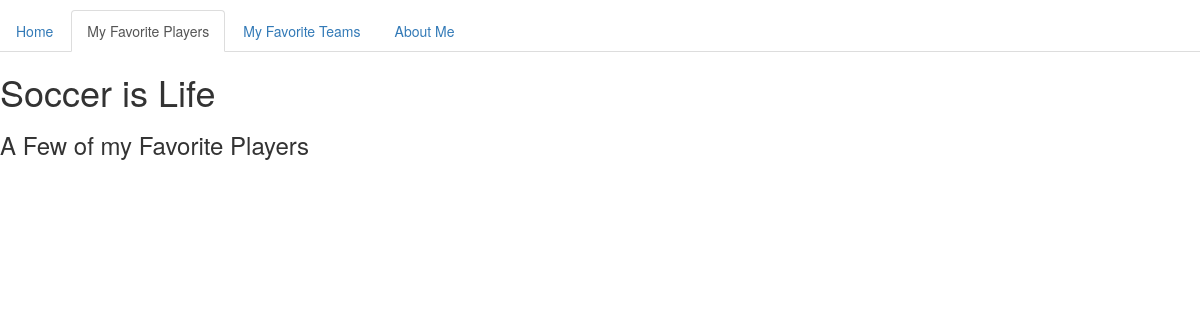
The app's page /favorite_players/, older data.
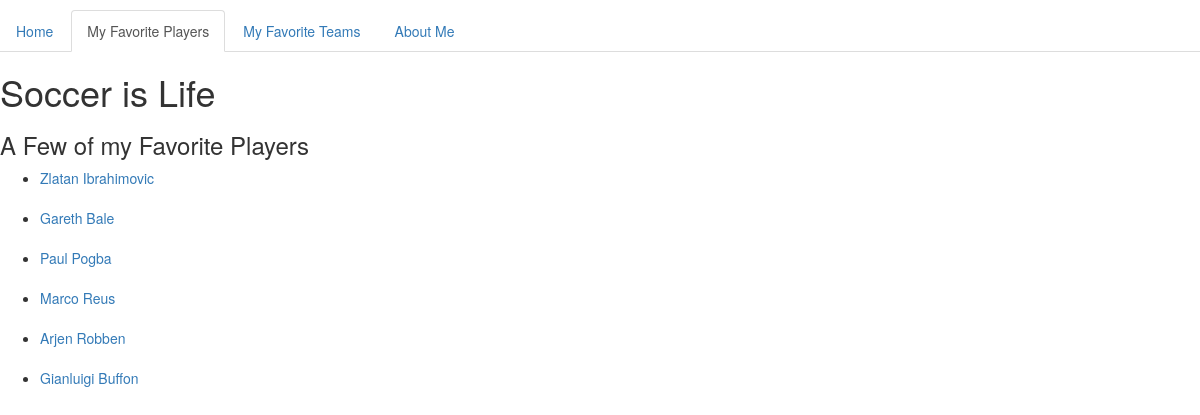
The same page, newer data.
### app/models.py (models this page shows, shortened)
class Player(models.Model):
    name = models.CharField(max_length=50)
    age = models.IntegerField()
    number = models.IntegerField()
    position = models.CharField(max_length=50)
    team = models.ForeignKey(Team)

### app/views.py (the view)
# urls.py: url(r'^favorite_players/$', favorite_players_view, name="favorite_players"),
def favorite_players_view(request):
    context = {
        "fav_players": Player.objects.all()
    }
    return render(request, "favorite_players.html", context)

### templates/favorite_players.html (shortened to what this page needs)
<!DOCTYPE html>
<html>
  <head>
    <link rel="stylesheet" href="https://maxcdn.bootstrapcdn.com/bootstrap/3.3.7/css/bootstrap.min.css">
  </head>
  <body>
    <header>
      <p>
        <ul class="nav nav-tabs">
          <li role="presentation"><a href="{% url 'index_view' %}">Home</a></li>
          <li role="presentation" class="active"><a href="{% url 'favorite_players' %}">My Favorite Players</a></li>
          <li role="presentation"><a href="{% url 'teams_view' %}">My Favorite Teams</a></li>
          <li role="presentation"><a href="{% url 'about_me' %}">About Me</a></li>
        </ul>
      </p>
      <h1>Soccer is Life</h1>
    </header>
    <h3>A Few of my Favorite Players</h3>
    <ul>
      {% for row in fav_players %}
        <li><a href="{% url 'player_view' row.id %}">{{ row.name }}</a></li><br>
      {% endfor %}
    </ul>
  </body>
</html>

Row changes from the older to the newer data that the page shows:
added Player: name "Zlatan Ibrahimovic"
added Player: name "Gareth Bale"
added Player: name "Paul Pogba"
added Player: name "Marco Reus"
added Player: name "Arjen Robben"
added Player: name "Gianluigi Buffon"
